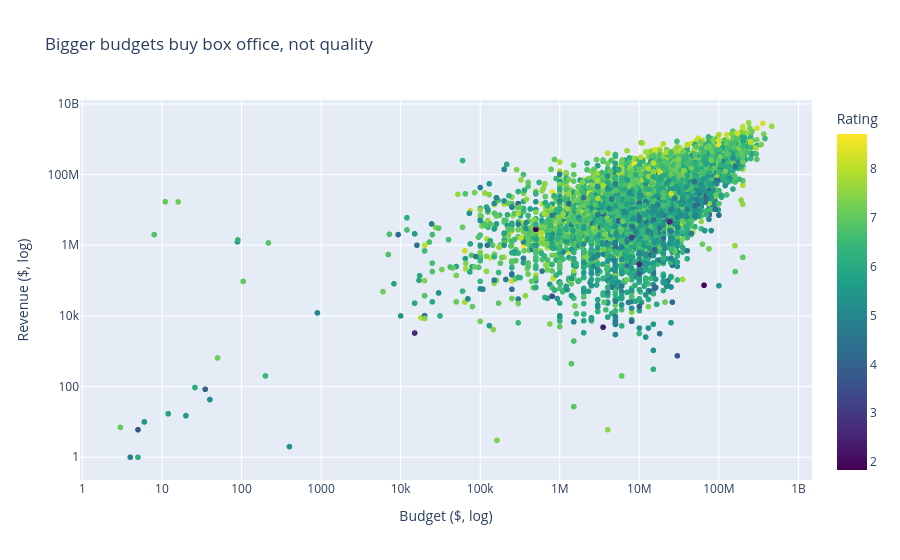

The notebook cell this image was saved under:
### Code cell
import plotly.express as px

fig = px.scatter(
    money, x="budget", y="revenue",
    color="vote_average",
    log_x=True, log_y=True,          # money spans huge ranges → log scales
    hover_name="title",
    color_continuous_scale="Viridis", # CVD-safe palette
    labels={"budget": "Budget ($, log)", "revenue": "Revenue ($, log)", "vote_average": "Rating"},
    title="Bigger budgets buy box office, not quality",
)
fig.show()

### Figure 1 — Plotly figure (JSON) as saved in the notebook; plotly's stock layout.template omitted (floating-point values rounded to 4 significant figures; data arrays with more than 128 entries replaced by an {"elided": "..."} marker saying what was removed)
{"data": [{"hovertemplate": "<b>%{hovertext}</b><br><br>Budget ($, log)=%{x}<br>Revenue ($, log)=%{y}<br>Rating=%{marker.color}<extra></extra>", "hovertext": {"elided": "7799 str values"}, "legendgroup": "", "marker": {"color": {"elided": "7799 float values"}, "coloraxis": "coloraxis", "symbol": "circle"}, "mode": "markers", "name": "", "showlegend": false, "type": "scattergl", "x": {"elided": "7799 int values"}, "xaxis": "x", "y": {"elided": "7799 int values"}, "yaxis": "y"}], "layout": {"coloraxis": {"colorbar": {"title": {"text": "Rating"}}, "colorscale": [[0, "#440154"], [0.1111, "#482878"], [0.2222, "#3e4989"], [0.3333, "#31688e"], [0.4444, "#26828e"], [0.5556, "#1f9e89"], [0.6667, "#35b779"], [0.7778, "#6ece58"], [0.8889, "#b5de2b"], [1, "#fde725"]]}, "legend": {"tracegroupgap": 0}, "title": {"text": "Bigger budgets buy box office, not quality"}, "xaxis": {"anchor": "y", "domain": [0, 1], "title": {"text": "Budget ($, log)"}, "type": "log"}, "yaxis": {"anchor": "x", "domain": [0, 1], "title": {"text": "Revenue ($, log)"}, "type": "log"}}}
